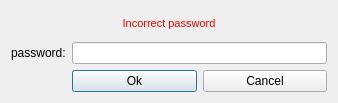
<?xml version="1.0" encoding="UTF-8"?>
<ui version="4.0">
 <class>PasswordDialog</class>
 <widget class="QDialog" name="PasswordDialog">
  <property name="geometry">
   <rect>
    <x>0</x>
    <y>0</y>
    <width>338</width>
    <height>103</height>
   </rect>
  </property>
  <property name="minimumSize">
   <size>
    <width>338</width>
    <height>0</height>
   </size>
  </property>
  <property name="maximumSize">
   <size>
    <width>338</width>
    <height>16777215</height>
   </size>
  </property>
  <property name="windowTitle">
   <string>パスワードを入力する</string>
  </property>
  <layout class="QGridLayout" name="gridLayout">
   <item row="1" column="1" colspan="2">
    <widget class="QLineEdit" name="m_passwordEdit">
     <property name="sizePolicy">
      <sizepolicy hsizetype="Expanding" vsizetype="Fixed">
       <horstretch>0</horstretch>
       <verstretch>0</verstretch>
      </sizepolicy>
     </property>
     <property name="echoMode">
      <enum>QLineEdit::Password</enum>
     </property>
    </widget>
   </item>
   <item row="3" column="2">
    <widget class="QPushButton" name="m_cancelButton">
     <property name="text">
      <string>Cancel</string>
     </property>
    </widget>
   </item>
   <item row="1" column="0">
    <widget class="QLabel" name="label">
     <property name="sizePolicy">
      <sizepolicy hsizetype="Maximum" vsizetype="Preferred">
       <horstretch>0</horstretch>
       <verstretch>0</verstretch>
      </sizepolicy>
     </property>
     <property name="text">
      <string>password:</string>
     </property>
    </widget>
   </item>
   <item row="3" column="1">
    <widget class="QPushButton" name="m_okButton">
     <property name="enabled">
      <bool>true</bool>
     </property>
     <property name="text">
      <string>Ok</string>
     </property>
     <property name="default">
      <bool>true</bool>
     </property>
    </widget>
   </item>
   <item row="0" column="0" colspan="3">
    <widget class="QLabel" name="m_errorLabel">
     <property name="minimumSize">
      <size>
       <width>122</width>
       <height>0</height>
      </size>
     </property>
     <property name="styleSheet">
      <string notr="true">color: #ff0000; font: 11px;</string>
     </property>
     <property name="text">
      <string>Incorrect password</string>
     </property>
     <property name="alignment">
      <set>Qt::AlignCenter</set>
     </property>
    </widget>
   </item>
  </layout>
 </widget>
 <resources/>
 <connections>
  <connection>
   <sender>m_okButton</sender>
   <signal>clicked()</signal>
   <receiver>PasswordDialog</receiver>
   <slot>accept()</slot>
   <hints>
    <hint type="sourcelabel">
     <x>142</x>
     <y>84</y>
    </hint>
    <hint type="destinationlabel">
     <x>158</x>
     <y>52</y>
    </hint>
   </hints>
  </connection>
  <connection>
   <sender>m_cancelButton</sender>
   <signal>clicked()</signal>
   <receiver>PasswordDialog</receiver>
   <slot>reject()</slot>
   <hints>
    <hint type="sourcelabel">
     <x>257</x>
     <y>84</y>
    </hint>
    <hint type="destinationlabel">
     <x>158</x>
     <y>52</y>
    </hint>
   </hints>
  </connection>
 </connections>
</ui>
